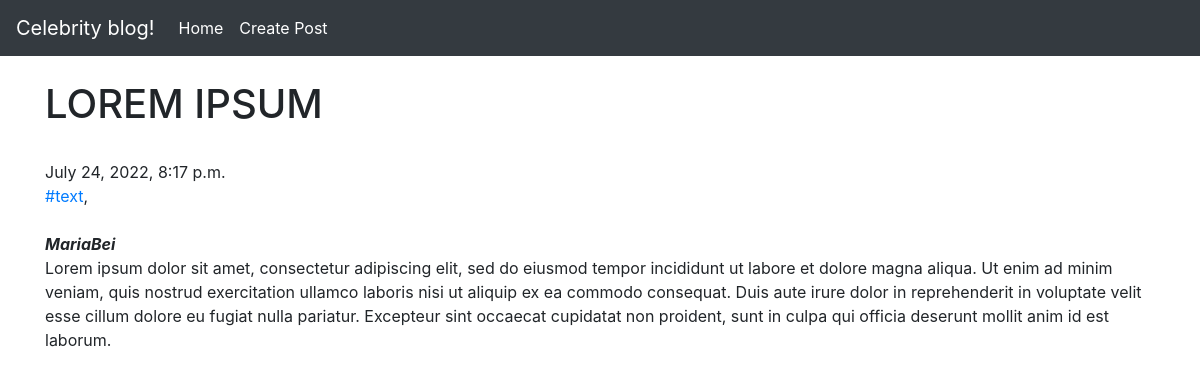
/post/1, run on the app's committed database.
### core/models.py (models this page shows, shortened)
class Post(models.Model):
    title = models.CharField(max_length=255)
    text = models.TextField()
    author = models.ForeignKey(User, on_delete=models.CASCADE)
    created_at = models.DateTimeField(auto_now_add=True)
    tags = models.ManyToManyField('core.Tag')

class Tag(models.Model):
    name = models.CharField(max_length=255)

### core/views.py (the view)
# urls.py: path('post/<int:pk>', PostDetail.as_view()),
class PostDetail(DetailView):
    template_name = 'post_detail.html'
    model = Post

### core/templates/post_detail.html (shortened to what this page needs)
<html>
    <head>
        <link rel="stylesheet" href="https://stackpath.bootstrapcdn.com/bootstrap/4.4.1/css/bootstrap.min.css"
>
    </head>
    <body>
        <nav class="navbar navbar-expand-lg navbar-dark bg-dark">
          <a class="navbar-brand" href="#">Celebrity blog!</a>
          <div class="collapse navbar-collapse" id="navbarSupportedContent">
            <ul class="navbar-nav mr-auto">
              <li class="nav-item active">
                <a class="nav-link" href="/">Home</a>
              </li>
              <li class="nav-item active">
                <a class="nav-link" href="/create_post/">Create Post</a>
              </li>
            </ul>
          </div>
        </nav>
        <div class="container">
            <br>
            <h1>{{ post.title }}</h1><br>
            <span>{{ post.created_at }}</span><br>
            {% for tag in post.tags.all %}
                <a href="/tag/{{tag.id}}">#{{ tag.name }}</a>,
            {% endfor %}
            <br>
            <br>
            <i><b>{{post.author.username}}</b></i>
            <p>
                {{ post.text }}
            </p>
        </div>
    </body>
</html>

### data on the page
Post: title "LOREM IPSUM", created_at "July 24, 2022, 8:17 p.m.", author.username "MariaBei", text "Lorem ipsum dolor sit amet, consectetur adipiscing elit, sed do eiusmod tempor incididunt ut labore et dolore magna aliqua. Ut enim ad minim veniam, quis nostrud exercitation ullamco laboris nisi ut aliquip ex ea commodo consequat. Duis aute irure dolor in reprehenderit in voluptate velit esse cillum dolore eu fugiat nulla pariatur. Excepteur sint occaecat cupidatat non proident, sunt in culpa qui officia deserunt mollit anim id est laborum."
Tag: name "text"
